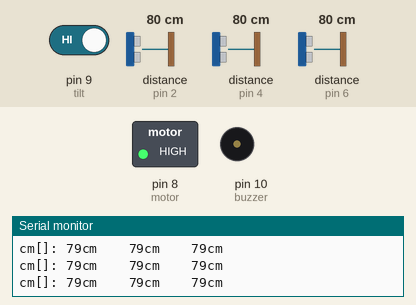
The sketch below on a simulated Arduino Uno, built with avr-gcc and run on an emulated ATmega328P. On the bench: switched loads named in the sketch (green lamp = pin HIGH), buzzer (waves = sounding, pin HIGH), the last lines printed to the serial monitor. Wiring (inferred from the names in the program): 3 × ultrasonic range finder: trigger pin 3, echo pin 2 / trigger pin 5, echo pin 4 / trigger pin 7, echo pin 6. Dashed ring = blinking. The inputs (shaded band) are chosen by the test bench; at power-on: distance to the obstacle (sensors on pin 2, pin 4, pin 6) 80 cm, pin 9 (tilt) HIGH. The echo pulse lasts 58.3 µs per cm; pins used as bus, display or sensor lines are not drawn.

Above: at 1.2 s.
1.3 s: distance to the obstacle (sensor on pin 2) set to 35 cm
3.0 s: distance to the obstacle (sensor on pin 4) set to 250 cm
6.0 s: distance to the obstacle (sensor on pin 2) set to 29 cm
At 6.53 s:
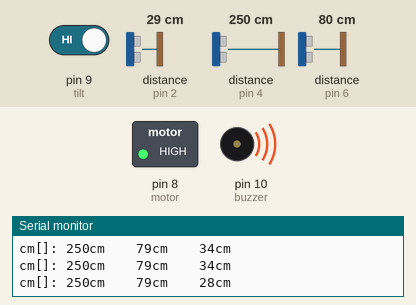
9.0 s: pin 9 (tilt) driven LOW
At 11.08 s:
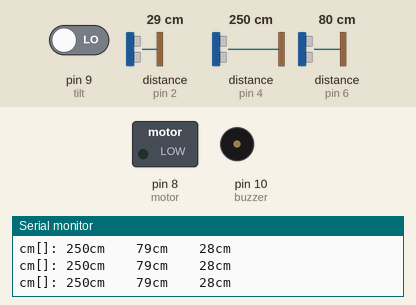
12.0 s: distance to the obstacle (sensor on pin 6) set to 299 cm
15.0 s: pin 9 (tilt) driven HIGH
At 17.31 s:
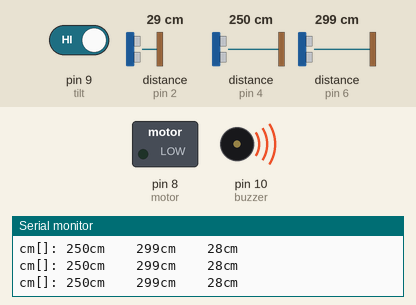
Timing chart, 0 to 19.0 s (numbered marks = the images above; inputs shaded):
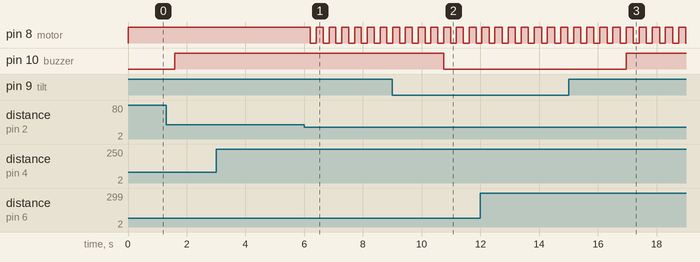

The sketch:

test_final.ino
```cpp
/**
 * Description: Blind person cane with arduino uno
 *
 * Components Used: Arduino Uno, Tilt Sensor, Vibration Motor, Audio Buzzer, Ultrasonic Range Sensor (x3)
 *
 * Authors: Tosshaan Thapar, Allan Prince, Shivani Bhakta
 * Date: 3/9/2018
 */

              //////    CONSTANTS    //////

const int buffDistance = 4;
const int thresholdDistance = 61;


              //////    INPUTS    //////

int echoPin[] = {4, 6, 2};
int trigPin[] = {5, 7, 3};
int motor = 8;
int buzzer = 10;
int tilt = 9;

              //////    VARIABLES    //////

long duration[] = {0,0,0};
long cm[] = {0,0,0};
long prevDistance[] = {0,0,0};  //to check object is closing in

int freqState = LOW;   // the current state of the output pin
int reading;           // the current reading from the input pin
int previous = LOW;    // the previous reading from the input pin

bool gettingCloser = false;
bool pos[] = {false, false, false};   // true when corresponding range sensor detects something within the threshhold distance

long time = 0;         // the last time the output pin was toggled
long debounce = 1500;  // the debounce time, increase if the output flickers
                       // this is the time difference you want to calculate


              //////    SETUP    //////

/*
 * Runs first and runs once, before everyting else
 */
void setup() {

  Serial.begin (9600);

  pinMode(trigPin[0], OUTPUT);
  pinMode(trigPin[1], OUTPUT);
  pinMode(trigPin[2], OUTPUT);
  pinMode(echoPin[0], INPUT);
  pinMode(echoPin[1], INPUT);
  pinMode(echoPin[2], INPUT);

  pinMode(buzzer, OUTPUT);
  pinMode(tilt, INPUT);
  pinMode(motor, OUTPUT);

  digitalWrite(tilt, HIGH);   // turn on the built in pull-up resistor
  digitalWrite(motor, HIGH);  // motor should be off to begin with
}

              //////    HELPER METHODS    //////

/*
 * Buzzer with longer delay
 */
void lowFreqBuzzer(int freqState) {
  digitalWrite(buzzer, freqState);
  delay(100);                      //wait for 100ms or 0.1s
}

/*
 * Buzzer with shorter delay
 */
void highFreqBuzzer(int freqState) {
  digitalWrite(buzzer,freqState);
  delay(10);                       //wait for 10ms
}

/*
 * Trigger the output of ultrasonic sensor (decided by index)
 */
void trig(int index){
  // The sensor is triggered by a HIGH pulse of 10 or more microseconds.
  // Give a short LOW pulse beforehand to ensure a clean HIGH pulse:
  digitalWrite(trigPin[index], LOW);
  delayMicroseconds(50);
  digitalWrite(trigPin[index], HIGH);
  delayMicroseconds(50);
  digitalWrite(trigPin[index], LOW);
}

/*
 * Read the input from ultrasonic sensor (decided by index)
 * and populate the cm[] array
 */
void echo(int index){
  // Read the signal from the sensor: a HIGH pulse whose
  // duration is the time (in microseconds) from the sending
  // of the ping to the reception of its echo off of an object.
  duration[index] = pulseIn(echoPin[index], HIGH);

  // convert the time into a distance
  cm[index] = (duration[index]/2) / 29.1;
}

/*
 * trigger motor
 * LOW ==> vibrate
 * HIGH ==> don't vibrate
 */
void warningMotor(int i){
  digitalWrite(motor, LOW);
  //Serial.print("(");
  //Serial.print(i + 1);
  //Serial.print(") ");
  //Serial.println("Vibrate...");
  delay(200);
  digitalWrite(motor, HIGH);
}

/*
 * stops the motor from vibrating
 */
void stopMotor(){
  digitalWrite(motor, HIGH);
}

/*
 * sends output and receives input for each sensor; populates cm[] array
 */
void ultraSonicSensor(){
  for(int i = 0; i < 3; i++){
    trig(i);
    echo(i);
  }
}

/*
 * Reset the distance array
 */
void clearCm(){
  for(int i = 0; i < 3; i++){
    cm[i] = 0;
  }
}

void clearPrev() {
  for(int i = 0; i < 3; i++){
    prevDistance[i] = 0;
  }
}

/*
 * Reset values
 */
void reset(){
  clearCm();
}

/*
 * Prints all distances to serial output
 */
void printCm(){
  Serial.print("cm[]: ");
  Serial.print(cm[0]);
  Serial.print("cm    ");
  Serial.print(cm[1]);
  Serial.print("cm    ");
  Serial.print(cm[2]);
  Serial.println("cm    ");
}

void printPrev(){
  Serial.print("prev[]: ");
  Serial.print(prevDistance[0]);
  Serial.print("cm    ");
  Serial.print(prevDistance[1]);
  Serial.print("cm    ");
  Serial.print(prevDistance[2]);
  Serial.println("cm    ");
}

void printPos(){
  Serial.print("pos[]: ");
  Serial.print(pos[0]);
  Serial.print("    ");
  Serial.print(pos[1]);
  Serial.print("    ");
  Serial.println(pos[2]);
}

              //////    LOOP    //////

/*
 * Main code, loops indefinitely
 */
void loop()
{
  int switchstate;

  /*
   * Range Sensor + Vibration motor
   */

  ultraSonicSensor();

  printCm();

  //when something closes in i.e. within threshold distance AND closer than before
  if(gettingCloser){
    bool notCloseAnymore = true;
    //int index = -1;
    for(int i = 0; i < 3; i++){
      if(pos[i] && prevDistance[i]!=0 && ((cm[i] < prevDistance[i] - buffDistance))){
        //Serial.print("(");
        //Serial.print(i + 1);
        //Serial.print(") ");
        //Serial.println("Something is getting closer");
        warningMotor(i);
        notCloseAnymore = false;
        //index = i;
      }
      else{
        //Serial.print("(");
        //Serial.print(i + 1);
        //Serial.print(") ");
        //Serial.println("not getting closer anymore");
        prevDistance[i] = 0;
        //clearPrev();
        pos[i] = false;
        stopMotor();
      }
    }
    if(notCloseAnymore){
      //Serial.println("not getting closer anymore");
      gettingCloser = false;
      clearPrev();
    }
  }

  //check if something is within threshhold distance for the first time
  else if(!gettingCloser){
    for(int i = 0; i < 3; i++){
      if(cm[i] != 0 && cm[i] < thresholdDistance){
        gettingCloser = true;
        pos[i] = true;
        prevDistance[i] = cm[i];
        //Serial.print("(");
        //Serial.print(i + 1);
        //Serial.print(") ");

        //Serial.println("Something is close");
      }
    }
  }

  //printPrev();
  //printPos();

  /*
   * End of Range + Motor
   */


  /*
   * Tilt sensor + Audio buzzer
   */

  reading = digitalRead(tilt);

  // If the switch changed, due to bounce or pressing...
  // reset the debouncing timer
  if (reading != previous) {
    time = millis();
  }

  if ((millis() - time) > debounce) {
     // whatever the switch is at, its been there for a long time
     // so lets settle on it!
     switchstate = reading;

     // Now invert the output on the buzzer
     if (switchstate == HIGH)
       freqState = HIGH;
     else
       freqState = LOW;
  }

  highFreqBuzzer(freqState);

  // Save the last reading so we keep a running tally
  previous = reading;

  /*
   * End of Tilt + Buzzer
   */

  //for testing purposes; also to save battery
  delay(200);

  reset();


}
```

Measured:
- the behaviour switches between 31 and 30 cm on distance to the obstacle (sensor on pin 2) (found by bisection; images 0 and 1)
- after the input at 6.0 s, pin 8 (motor): alternates HIGH for 0.23 s and LOW for 0.20 s, starting after 0.21 s
- after the input at 9.0 s, pin 10 (buzzer): HIGH → LOW after 1.7 s
- after the input at 15.0 s, pin 10 (buzzer): LOW → HIGH after 2.0 s
